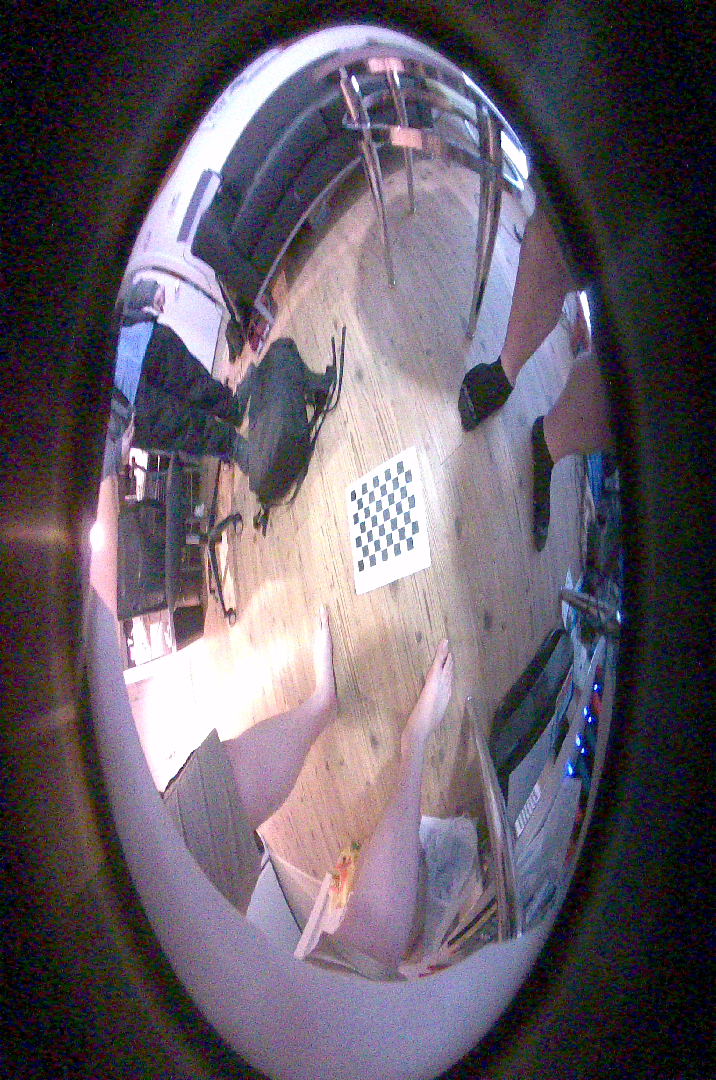
#> input picture calibration_images/image1.png, 716 x 1080 px, given as the content of the folder ./calibration_images/left, which was not available
$ python fisheye_calibration.py
#> lines starting #> are read from the running program, lines starting #| are printed output that depends on the picture; after the words box and inside, x2 and y2 are one past the last pixel; in counts of white or black regions, pixels touching at a corner belong together; pictures that were not available may be replaced by others from this repository, and a replacement may not be noted
import cv2.fisheye
import numpy as np
import cv2 as cv
import glob
import undistort

CHECKERBOARD = (6,9)

# termination criteria
criteria = (cv.TERM_CRITERIA_EPS + cv.TERM_CRITERIA_MAX_ITER, 30, 0.1)

checkerboard_flags = cv2.CALIB_CB_ADAPTIVE_THRESH + cv2.CALIB_CB_FILTER_QUADS

calibration_flags = cv2.fisheye.CALIB_RECOMPUTE_EXTRINSIC + cv2.fisheye.CALIB_CHECK_COND + cv2.fisheye.CALIB_FIX_SKEW

stereo_calibration_flags = 0

stereo_rectify_flags = 0


# prepare object points, like (0,0,0), (1,0,0), (2,0,0) ....,(6,5,0)
objp = np.zeros((1, CHECKERBOARD[0]*CHECKERBOARD[1], 3), np.float32)
objp[:,:,:2] = np.mgrid[0:CHECKERBOARD[0], 0:CHECKERBOARD[1]].T.reshape(-1,2)
# Arrays to store object points and image points from all the images.
objpoints = [] # 3d point in real world space

imgpoints0 = [] # 2d points in image plane.
imgpoints1 = [] # 2d points in image plane.
images0 = glob.glob('./calibration_images/left/*.png')
images1 = glob.glob('./calibration_images/right/*.png')

if __name__ == "__main__":
    cv2.namedWindow('frame0', cv2.WINDOW_NORMAL)
    cv2.resizeWindow('frame0', 400, 400)

    cv2.namedWindow('frame1', cv2.WINDOW_NORMAL)
    cv2.resizeWindow('frame1', 400, 400)

    print("gathering points")

    for i in range(min(len(images0), 19)):
        fname0 = images0[i]
        fname1 = images1[i]
        img0 = cv.imread(fname0)
#> img0 is the input picture: shape (1080, 716, 3); mean B, G, R 101.8, 91.2, 99.8
        img1 = cv.imread(fname1)

        gray0 = cv.cvtColor(img0, cv.COLOR_BGR2GRAY)
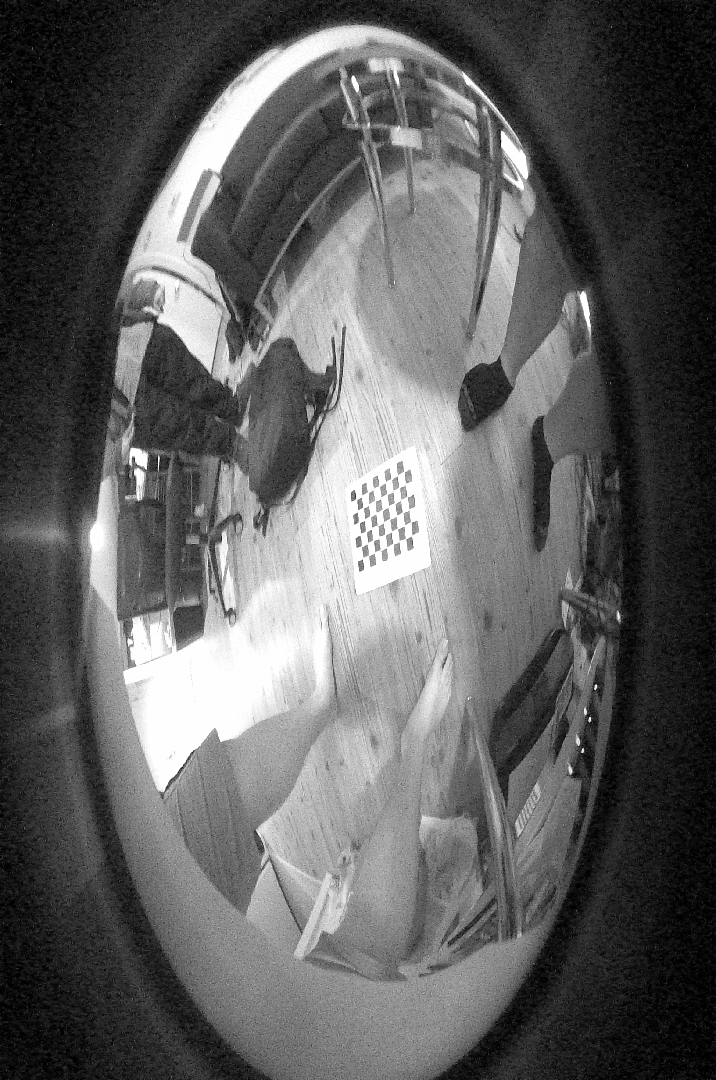
#> gray0: shape (1080, 716); min 0, max 255, mean 95
        gray1 = cv.cvtColor(img1, cv.COLOR_BGR2GRAY)

        # Find the chess board corners
        ret0, corners0 = cv.findChessboardCorners(gray0, CHECKERBOARD, checkerboard_flags)
#> ret0 = True; corners0 = 54 rows, first 8: [362.5, 558.7], [361.1, 546.1], [360.4, 534], [358.2, 522.6], [357.3, 511.7], [355.7, 498.5], [368.4, 555.5], [367.1, 543.6]
        ret1, corners1 = cv.findChessboardCorners(gray1, CHECKERBOARD, checkerboard_flags)
#> ret1 = True; corners1 has the same summary as corners0

        # If found, add object points, image points (after refining them)
        if ret0 == True and ret1 == True:
            print("found chessboard")
            objpoints.append(objp)
            corners2 = cv.cornerSubPix(gray0, corners0, (3,3), (-1,-1), criteria)
#> corners2 = 54 rows, first 8: [362.6, 558.3], [361.4, 546.4], [360.3, 534.3], [358.7, 522.3], [357.5, 511.1], [355.8, 499.1], [368.4, 555.4], [367.3, 543.4]
            corners3 = cv.cornerSubPix(gray1, corners1, (3, 3), (-1, -1), criteria)
#> corners3 has the same summary as corners2

            imgpoints0.append(corners2)
            imgpoints1.append(corners3)

            # Draw and display the corners
            cv.drawChessboardCorners(img0, CHECKERBOARD, corners2, ret0)
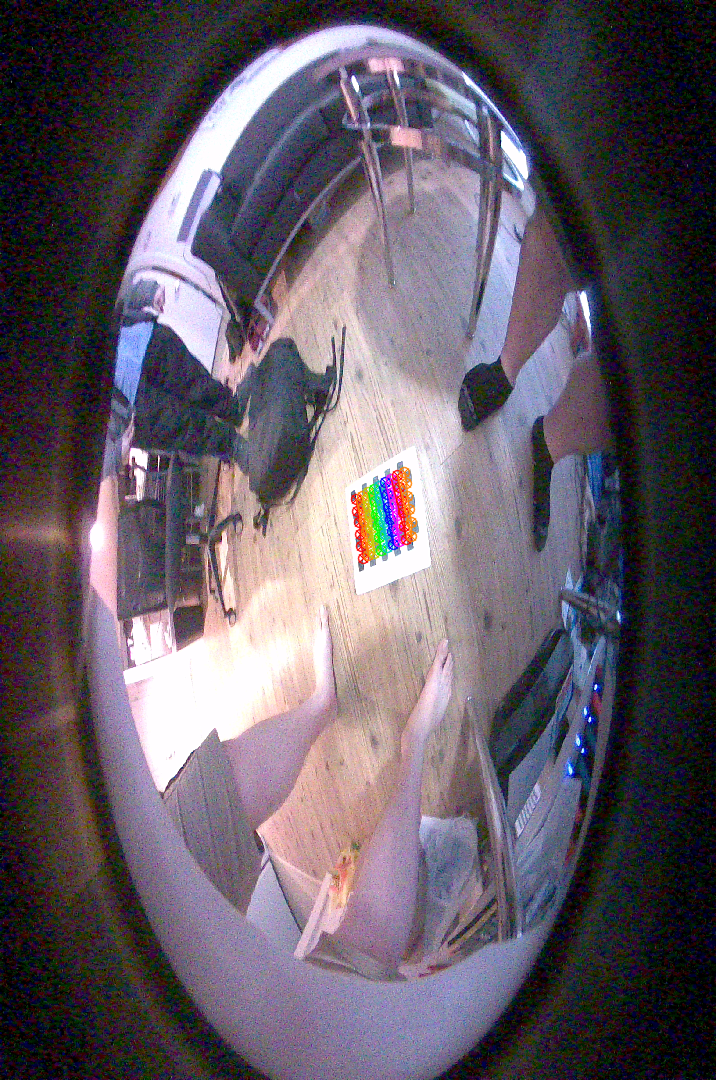
#> img0: shape (1080, 716, 3); 0.59% of pixels changed, all inside (x1, y1, x2, y2) = (350, 466, 418, 565)
            cv.imshow('frame0', img0)

            cv.drawChessboardCorners(img1, CHECKERBOARD, corners3, ret1)
            cv.imshow('frame1', img1)
            cv.waitKey(500)
        else:
            print("chessboard not found")

    cv.destroyAllWindows()

    img0 = cv.imread(images0[0])
    img1 = cv.imread(images1[0])
    gray_image0 = cv.cvtColor(img0, cv.COLOR_BGR2GRAY)
    gray_image1 = cv.cvtColor(img1, cv.COLOR_BGR2GRAY)

    N_OK = len(objpoints)
    K0 = np.zeros((3,3))
    D0 = np.zeros((4,1))
    K1 = np.zeros((3,3))
    D1 = np.zeros((4,1))
    rvecs0 = [np.zeros((1,1,3), dtype=np.float64) for i in range(N_OK)]
    tvecs0 = [np.zeros((1,1,3), dtype=np.float64) for i in range(N_OK)]
    rvecs1 = [np.zeros((1, 1, 3), dtype=np.float64) for i in range(N_OK)]
    tvecs1 = [np.zeros((1, 1, 3), dtype=np.float64) for i in range(N_OK)]

    print("computing intrinsics")

    # rms, _, _, _, _ = cv.fisheye.calibrate(
    #     objpoints,
    #     imgpoints0,
    #     gray0.shape[::-1],
    #     K0,
    #     D0,
    #     rvecs0,
    #     tvecs0,
    #     calibration_flags,
    #     criteria
    # )
    #
    # rms, _, _, _, _ = cv.fisheye.calibrate(
    #     objpoints,
    #     imgpoints1,
    #     gray1.shape[::-1],
    #     K1,
    #     D1,
    #     rvecs1,
    #     tvecs1,
    #     calibration_flags
    # )

    print("K0: ", K0)
    print("K1: ", K1)
    print("D0: ", K0)
    print("D1: ", K1)

    h, w = img0.shape[:2]
#> h = 1080; w = 716
    R = np.zeros((3, 3))
    T = np.zeros((3), dtype=np.float64)
    E = np.zeros((3, 3))
    F = np.zeros((3, 3))


    print("performing stereo calibration...")
    print(len(objpoints))
    print(len(imgpoints0))
#| 1
    print(len(imgpoints1))
#| 1
#> (the run stopped early here; a loop or call above may not have finished)

$ run again, on calibration_images/image10.png
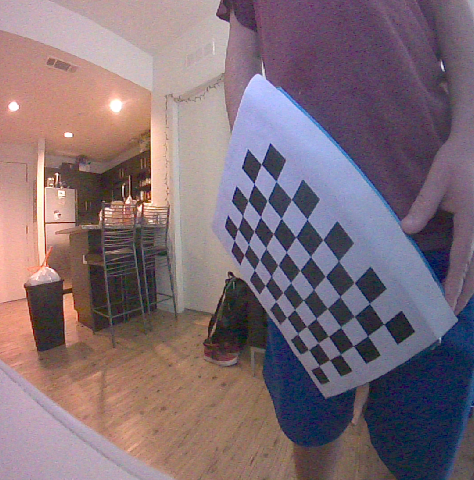
#> input picture calibration_images/image10.png, 474 x 480 px, given as the content of the folder ./calibration_images/left, which was not available
#> img0 is the input picture: shape (480, 474, 3); mean B, G, R 117.8, 109.5, 127.8
#> `gray0 = cv.cvtColor(img0, cv.COLOR_BGR2GRAY)`:
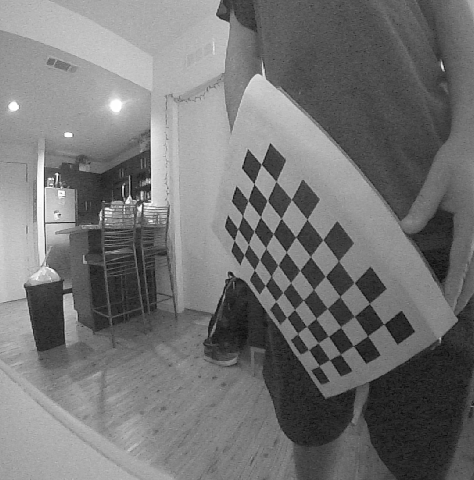
#> gray0: shape (480, 474); min 7, max 255, mean 115.9
#> ret0 = True; corners0 = 54 rows, first 8: [383.7, 324.2], [367.5, 335.8], [353.1, 345.7], [340.2, 354.3], [329.4, 359.8], [319, 365.6], [369.3, 303.5], [354.3, 316.2]
#> ret1 = True; corners1 has the same summary as corners0
#> corners2 = 54 rows, first 8: [383.8, 324.2], [367.5, 335.9], [353.2, 345.7], [340.3, 354.3], [329.5, 359.7], [319.1, 365.6], [369.4, 303.5], [354.2, 316.2]
#> corners3 has the same summary as corners2
#> `cv.drawChessboardCorners(img0, CHECKERBOARD, corners2, ret0)`:
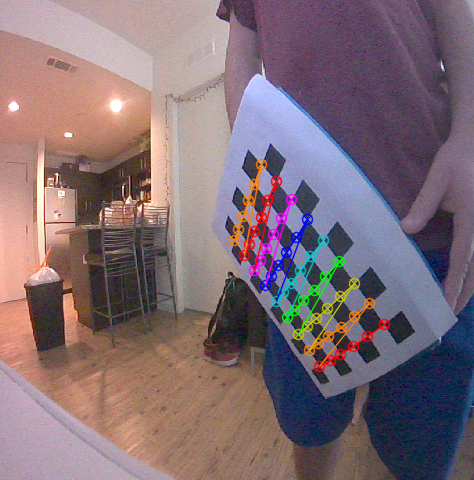
#> img0: shape (480, 474, 3); 3.43% of pixels changed, all inside (x1, y1, x2, y2) = (228, 158, 391, 373)
#| 1
#| 1

$ run again, on calibration_images/image11.png
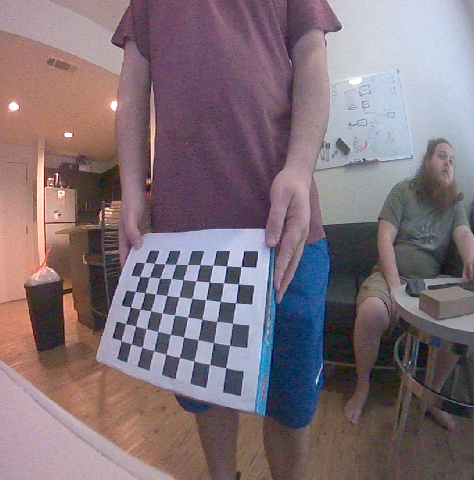
#> input picture calibration_images/image11.png, 474 x 480 px, given as the content of the folder ./calibration_images/left, which was not available
#> img0 is the input picture: shape (480, 474, 3); mean B, G, R 119.9, 112.4, 127.8
#> `gray0 = cv.cvtColor(img0, cv.COLOR_BGR2GRAY)`:
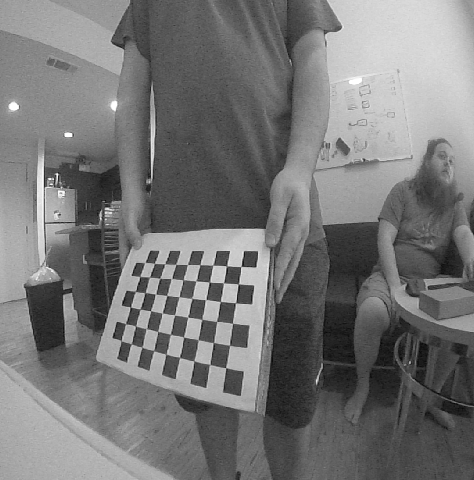
#> gray0: shape (480, 474); min 6, max 255, mean 117.8
#> ret0 = True; corners0 = 54 rows, first 8: [241, 266.5], [238.2, 284], [235.4, 302.8], [232.5, 323.3], [229.6, 345.2], [225.7, 367.6], [226.6, 265.9], [223.4, 282.7]
#> ret1 = True; corners1 has the same summary as corners0
#> corners2 = 54 rows, first 8: [241, 266.5], [238.3, 283.9], [235.5, 302.8], [232.5, 323.3], [229.7, 345.2], [225.7, 367.6], [226.6, 265.9], [223.4, 282.7]
#> corners3 has the same summary as corners2
#> `cv.drawChessboardCorners(img0, CHECKERBOARD, corners2, ret0)`:
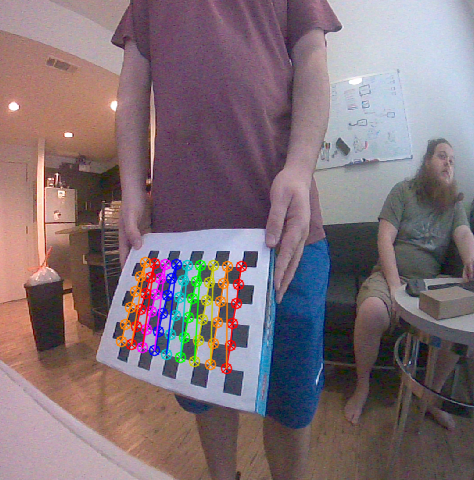
#> img0: shape (480, 474, 3); 3.51% of pixels changed, all inside (x1, y1, x2, y2) = (115, 256, 248, 375)
#| 1
#| 1
